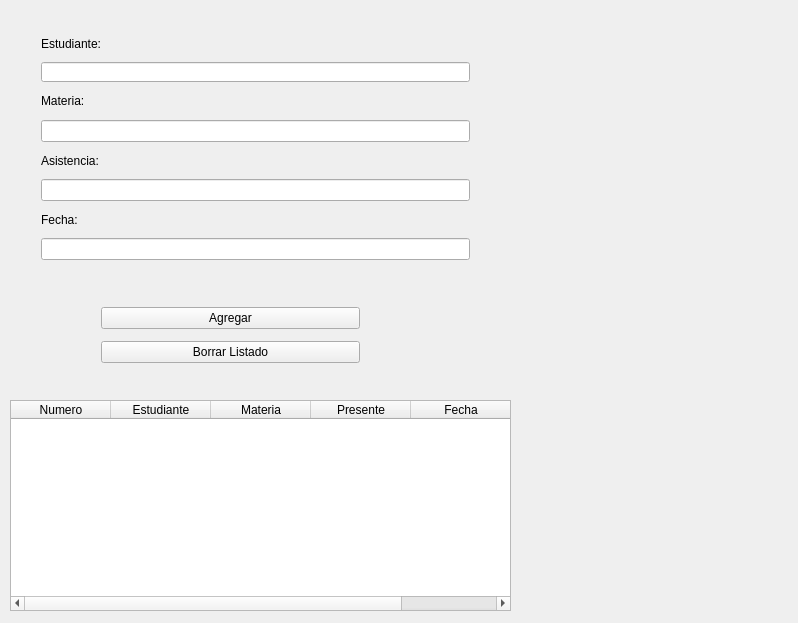
<?xml version="1.0" encoding="UTF-8"?>
<ui version="4.0">
 <class>MainWindow</class>
 <widget class="QMainWindow" name="MainWindow">
  <property name="geometry">
   <rect>
    <x>0</x>
    <y>0</y>
    <width>798</width>
    <height>623</height>
   </rect>
  </property>
  <property name="windowTitle">
   <string>MainWindow</string>
  </property>
  <widget class="QWidget" name="centralWidget">
   <widget class="QTableWidget" name="tableWidgetListado">
    <property name="geometry">
     <rect>
      <x>10</x>
      <y>400</y>
      <width>501</width>
      <height>211</height>
     </rect>
    </property>
    <column>
     <property name="text">
      <string>Numero</string>
     </property>
    </column>
    <column>
     <property name="text">
      <string>Estudiante</string>
     </property>
    </column>
    <column>
     <property name="text">
      <string>Materia</string>
     </property>
    </column>
    <column>
     <property name="text">
      <string>Presente</string>
     </property>
    </column>
    <column>
     <property name="text">
      <string>Fecha</string>
     </property>
    </column>
   </widget>
   <widget class="QWidget" name="layoutWidget">
    <property name="geometry">
     <rect>
      <x>90</x>
      <y>290</y>
      <width>281</width>
      <height>91</height>
     </rect>
    </property>
    <layout class="QVBoxLayout" name="verticalLayout_2">
     <item>
      <widget class="QPushButton" name="pushButtonAgregar">
       <property name="text">
        <string>Agregar</string>
       </property>
      </widget>
     </item>
     <item>
      <widget class="QPushButton" name="pushButtonBorrar">
       <property name="text">
        <string>Borrar Listado</string>
       </property>
      </widget>
     </item>
    </layout>
   </widget>
   <widget class="QWidget" name="">
    <property name="geometry">
     <rect>
      <x>30</x>
      <y>20</y>
      <width>451</width>
      <height>251</height>
     </rect>
    </property>
    <layout class="QVBoxLayout" name="verticalLayout">
     <item>
      <widget class="QLabel" name="label_2">
       <property name="text">
        <string>Estudiante:</string>
       </property>
      </widget>
     </item>
     <item>
      <widget class="QLineEdit" name="lineEditEstudiante">
       <property name="maximumSize">
        <size>
         <width>16777215</width>
         <height>20</height>
        </size>
       </property>
      </widget>
     </item>
     <item>
      <widget class="QLabel" name="label">
       <property name="text">
        <string>Materia:</string>
       </property>
      </widget>
     </item>
     <item>
      <widget class="QLineEdit" name="lineEditMateria"/>
     </item>
     <item>
      <widget class="QLabel" name="label_3">
       <property name="text">
        <string>Asistencia:</string>
       </property>
      </widget>
     </item>
     <item>
      <widget class="QLineEdit" name="lineEditAsistencia">
       <property name="text">
        <string/>
       </property>
      </widget>
     </item>
     <item>
      <widget class="QLabel" name="label_4">
       <property name="text">
        <string>Fecha:</string>
       </property>
      </widget>
     </item>
     <item>
      <widget class="QLineEdit" name="lineEditFecha"/>
     </item>
    </layout>
   </widget>
  </widget>
 </widget>
 <layoutdefault spacing="6" margin="11"/>
 <resources/>
 <connections/>
</ui>
